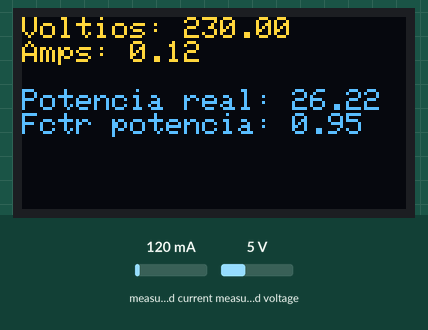
Simulated run of this sketch. Board: Arduino Uno, built with avr-gcc and run on an emulated ATmega328P. Parts: 128×64 one-colour display. The test bench sets the inputs (shaded band); at power-on: measured current 120 mA, measured voltage 5 V. The OLED is the two-colour kind (top 16 rows yellow).

Above: at 5.2 s.
5.3 s: measured current set to 40 mA
At 13.1 s:
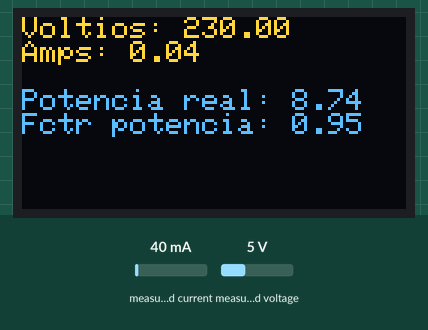
13.4 s: measured voltage set to 0.3 V
At 20.0 s:
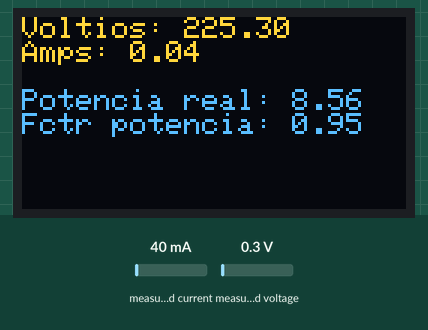
21.0 s: measured current set to 500 mA
At 28.2 s:
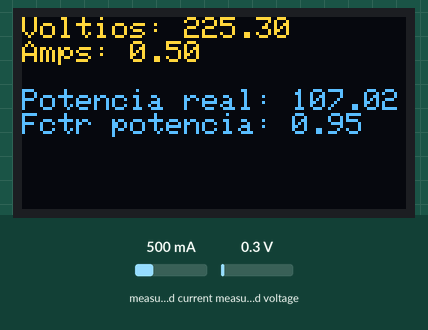
28.6 s: measured voltage set to 3.8 V
At 35.2 s:
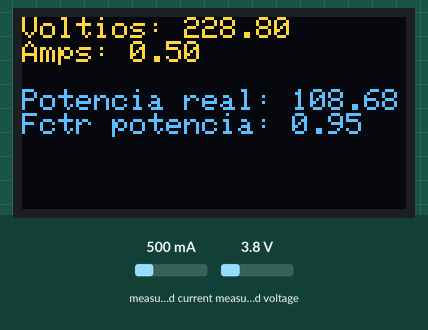
36.2 s: measured current set to 1000 mA
At 42.1 s:
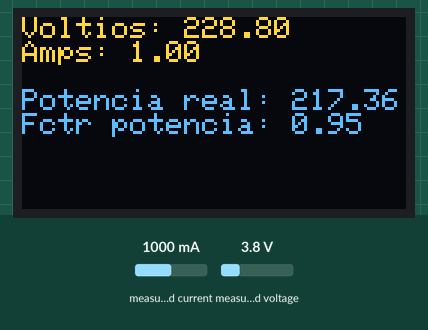
43.8 s: measured voltage set to 7.5 V
At 50.3 s:
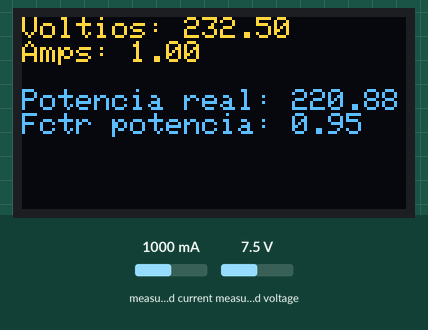
Timing chart, 0 to 51.8 s (numbered marks = the images above; inputs shaded):
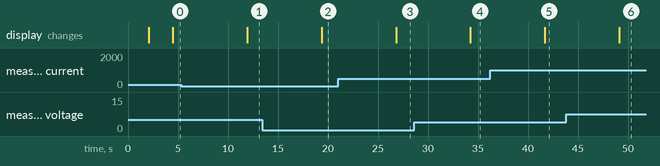

The sketch:

monitor_ted.ino
```cpp
#include <SPI.h>
#include <Wire.h>
#include <Adafruit_GFX.h>
#include <Adafruit_SSD1306.h>

#define OLED_RESET 4
Adafruit_SSD1306 display(OLED_RESET);

unsigned long time_start;
unsigned long interval = 180000;
int primera = 1;
#include <EmonLib.h>
EnergyMonitor emon;

void setup() {

  // put your setup code here, to run once:
  //analogReference(EXTERNAL);
  Serial.begin(9600);
  display.begin(SSD1306_SWITCHCAPVCC, 0x3D);  // initialize with the I2C addr 0x3D (for the 128x64)
   delay(2000);
  display.clearDisplay();
    display.setTextSize(1);
   display.setTextColor(WHITE);
  display.setCursor(0,0);
  display.println("Arrancando...");
  display.display();

//  emon.current(1, 111.1);
  emon.current(1, 151.0);
  emon.voltage(2, 0.95*234.26/2.0, 1.7);
  delay(2000);
  //for(int i=0; i <2; i++){
   //   double testIrms = emon.calcIrms(1480);
   //  delay(200);
  //}
  time_start = millis();

}

void loop() {
  // put your main code here, to run repeatedly:
  //double Irms = emon.calcIrms(1480);
  emon.calcVI(40,5000);
  float realPower       = emon.realPower;        //extract Real Power into variable
  float apparentPower   = emon.apparentPower;    //extract Apparent Power into variable
  float powerFactor     = emon.powerFactor;      //extract Power Factor into Variable
  float supplyVoltage   = emon.Vrms;             //extract Vrms into Variable
  float Irms            = emon.Irms;             //extract Irms into Variable
  //double w_apparent = 120*Irms;

  //Serial.println(analogRead(1));

  display.clearDisplay();
  display.setCursor(0,0);
  display.print("Voltios: ");
  display.println(supplyVoltage);
  display.print("Amps: ");
  display.println(Irms);
  display.println(" ");
  display.print("Potencia real: ");
  display.println(realPower);
  display.print("Fctr potencia: ");
  display.println(powerFactor);
  //display.print("Amps: ");
  //display.println(Irms);
  //  display.print("Watts: ");
  //display.println(w_apparent);
  unsigned long time_now = millis();
  //Serial.println(time_now-time_start);
  //display.println(time_now-time_start);
  if((time_now - time_start) > interval || primera == 0){
    primera=0;
    display.println("Transmitiendo...");
    Serial.print("ct,A,1,");
    Serial.println(Irms);
    Serial.print("ct,kW,1,");
    Serial.println(realPower/1000.0);
  }
  //emon.serialprint();

  //display.println("Sending...");
  display.display();
  delay(7000);

}
```

Measured:
- after the input at 5.3 s, the display: changes after 6.6 s (image 1)
- after the input at 13.4 s, the display: changes after 6.0 s (image 2)
- after the input at 21.0 s, the display: changes after 5.8 s (image 3)
- after the input at 28.6 s, the display: changes after 5.6 s (image 4)
- after the input at 36.2 s, the display: changes after 5.5 s (image 5)
- after the input at 43.8 s, the display: changes after 5.3 s (image 6)
